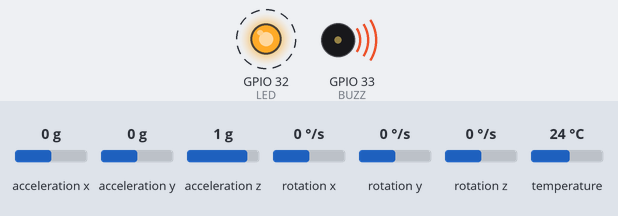
Simulated run of this sketch. Board: ESP32. Parts: output pins drawn as LEDs (lit = HIGH), buzzer (waves = sounding, pin HIGH). Dashed ring = blinking. Inputs (shaded band) come from the test bench; at power-on: acceleration x 0 g, acceleration y 0 g, acceleration z 1 g, rotation x 0 °/s, rotation y 0 °/s, rotation z 0 °/s, temperature 24 °C. What the sketch prints to the serial monitor is not drawn.

Above: at 0.06 s.
Timing chart, 0 to 3.0 s (numbered marks = the images above):
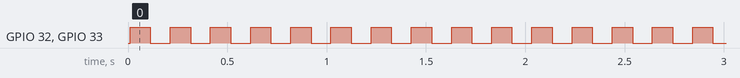

Measured:
- by itself, GPIO 32 (LED), GPIO 33 (BUZZ): alternates HIGH for 0.10 s and LOW for 0.10 s

The sketch:

mpu6050.ino
```cpp
#include <Adafruit_MPU6050.h>//Librería para el MPU6050
#include <Adafruit_Sensor.h>//Librería para el MPU6050
#include <Wire.h>//Librería para el MPU6050

#define LED 32 //Se indica el pin para el LED indicador
#define BUZZ 33 //Se indica el pin para el Buzzer indicador

//Se crea el objeto mpu
Adafruit_MPU6050 mpu;

//Prototipo de funciones
float mpuRead();
void mpuInit();

void setup() {
  //Iniciliazación de la comunicación serie con la terminal
  Serial.begin(9600);
  while(!Serial);
    delay(10);

  //Inicialización del MPU
  mpuInit();

  //Salidas
  pinMode(LED, OUTPUT);
  pinMode(BUZZ, OUTPUT);
}

void loop() {
  // put your main code here, to run repeatedly:
  digitalWrite(LED, HIGH);
  digitalWrite(BUZZ, HIGH);
  Serial.print(mpuRead());
  Serial.println("y");
  delay(100);
  digitalWrite(LED, LOW);
  digitalWrite(BUZZ, LOW);
  delay(100);

}

float mpuRead(){
  sensors_event_t a, g, t_mpu;
  mpu.getEvent(&a, &g, &t_mpu);
  return a.acceleration.y;
}

void mpuInit(){
  Serial.println("MPU6050 DRIVER");
  //Inicialización del MPU6050
  if(!mpu.begin()){
    Serial.println("No se pudo iniciar el MPU6050");
    while(1){
      delay(10);
    }
  }
  Serial.print("MPU detectado");

  //Se indican parámetros iniciales para el funcionamiento del MPU
  mpu.setAccelerometerRange(MPU6050_RANGE_16_G);
  mpu.setFilterBandwidth(MPU6050_BAND_21_HZ);
}
```
